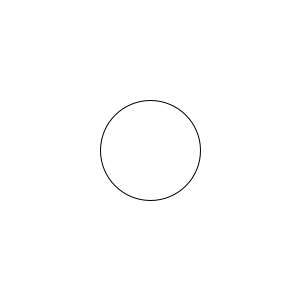
Frame 1 (no input)
Frame 60 (the mouse pressed at the canvas centre just before this capture): identical to frame 1, image omitted
Frame 120 (the mouse held since frame 60 and released just before this capture): identical to frame 1, image omitted

The Processing sketch that drew this single still picture (run headless with seeded random() and noise(); from frame 60 on, the mouse is pressed at the canvas centre):

// Processing sketch: processing_63124
// ── processing_63124.pde

//mousePressed

void setup() {
  size(300,300);
}
void draw() {
  background(255);
  
  if(mousePressed == true)
  {
    if(mouseButton == LEFT){
     
    fill(255, 0,0);
    }
   
  }
  else
  {
    fill(255);
  }
  
  ellipse(width/2, height/2, 100, 100);
}
